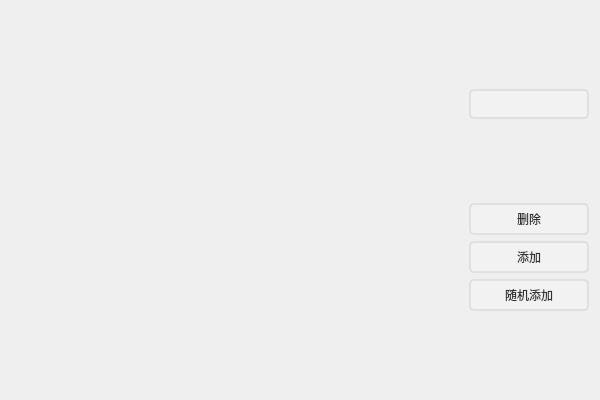
<?xml version="1.0" encoding="UTF-8"?>
<ui version="4.0">
 <class>MainWidgetClass</class>
 <widget class="QWidget" name="MainWidgetClass">
  <property name="geometry">
   <rect>
    <x>0</x>
    <y>0</y>
    <width>600</width>
    <height>400</height>
   </rect>
  </property>
  <property name="windowTitle">
   <string>MainWidget</string>
  </property>
  <property name="styleSheet">
   <string notr="true">QLineEdit {
    background-color: #f2f2f2;  /* 背景颜色 */
    border: 2px solid #e0e0e0;  /* 边框样式 */
    border-radius: 5px;  /* 边框圆角 */
    padding: 5px;  /* 内边距 */
    selection-background-color: #c0c0c0;  /* 选中文本的背景颜色 */
}

QPushButton {
    background-color: #f2f2f2;  /* 背景颜色 */
    border: 2px solid #e0e0e0;  /* 边框样式 */
    border-radius: 5px;  /* 边框圆角 */
    padding: 5px 10px;  /* 内边距 */
    color: #333;  /* 文本颜色 */
}
QPushButton:hover {
    background-color: #e0e0e0;  /* 鼠标悬停时的背景颜色 */
}
QPushButton:pressed {
    background-color: #c0c0c0;  /* 按下时的背景颜色 */
}
</string>
  </property>
  <layout class="QHBoxLayout" name="horizontalLayout" stretch="1,0">
   <item>
    <widget class="BTreeWidget" name="widget" native="true"/>
   </item>
   <item>
    <layout class="QVBoxLayout" name="verticalLayout_2">
     <item>
      <widget class="QLineEdit" name="editNum"/>
     </item>
     <item>
      <layout class="QVBoxLayout" name="verticalLayout">
       <item>
        <widget class="QPushButton" name="btnDelete">
         <property name="text">
          <string>删除</string>
         </property>
        </widget>
       </item>
       <item>
        <widget class="QPushButton" name="btnAdd">
         <property name="text">
          <string>添加</string>
         </property>
        </widget>
       </item>
       <item>
        <widget class="QPushButton" name="btnRandom">
         <property name="text">
          <string>随机添加</string>
         </property>
        </widget>
       </item>
      </layout>
     </item>
    </layout>
   </item>
  </layout>
 </widget>
 <layoutdefault spacing="6" margin="11"/>
 <customwidgets>
  <customwidget>
   <class>BTreeWidget</class>
   <extends>QWidget</extends>
   <header>BTreeWidget.h</header>
   <container>1</container>
  </customwidget>
 </customwidgets>
 <resources/>
 <connections/>
</ui>
